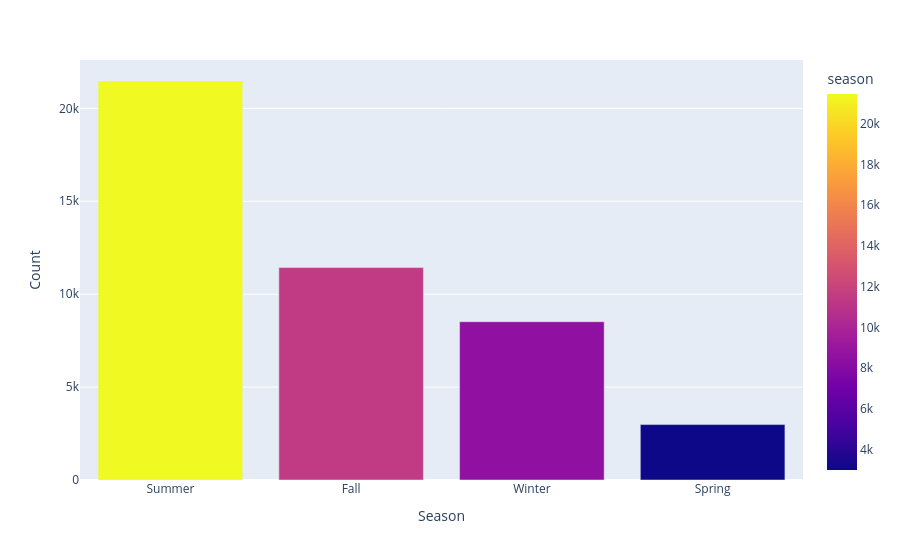

The code cell stored with this chart in its notebook:
### Code cell
fig = px.bar(secount, x=secount.index, y=secount.values,color='season',labels={'index':'Season',
                                                                              'y':'Count'})
fig.show()

### Figure 1 — Plotly figure (JSON) as saved in the notebook; plotly's stock layout.template omitted (floating-point values rounded to 4 significant figures)
{"data": [{"alignmentgroup": "True", "hovertemplate": "Season=%{x}<br>Count=%{y}<br>season=%{marker.color}<extra></extra>", "legendgroup": "", "marker": {"color": [21472, 11431, 8517, 2983], "coloraxis": "coloraxis", "pattern": {"shape": ""}}, "name": "", "offsetgroup": "", "orientation": "v", "showlegend": false, "textposition": "auto", "x": ["Summer", "Fall", "Winter", "Spring"], "xaxis": "x", "y": [21472, 11431, 8517, 2983], "yaxis": "y", "type": "bar"}], "layout": {"xaxis": {"anchor": "y", "domain": [0, 1], "title": {"text": "Season"}, "type": "category", "range": [-0.5, 3.5], "autorange": true}, "yaxis": {"anchor": "x", "domain": [0, 1], "title": {"text": "Count"}, "type": "linear", "range": [0, 22600.0], "autorange": true}, "coloraxis": {"colorbar": {"title": {"text": "season"}}, "colorscale": [[0, "#0d0887"], [0.1111, "#46039f"], [0.2222, "#7201a8"], [0.3333, "#9c179e"], [0.4444, "#bd3786"], [0.5556, "#d8576b"], [0.6667, "#ed7953"], [0.7778, "#fb9f3a"], [0.8889, "#fdca26"], [1, "#f0f921"]]}, "legend": {"tracegroupgap": 0}, "margin": {"t": 60}, "barmode": "relative", "autosize": true}}
